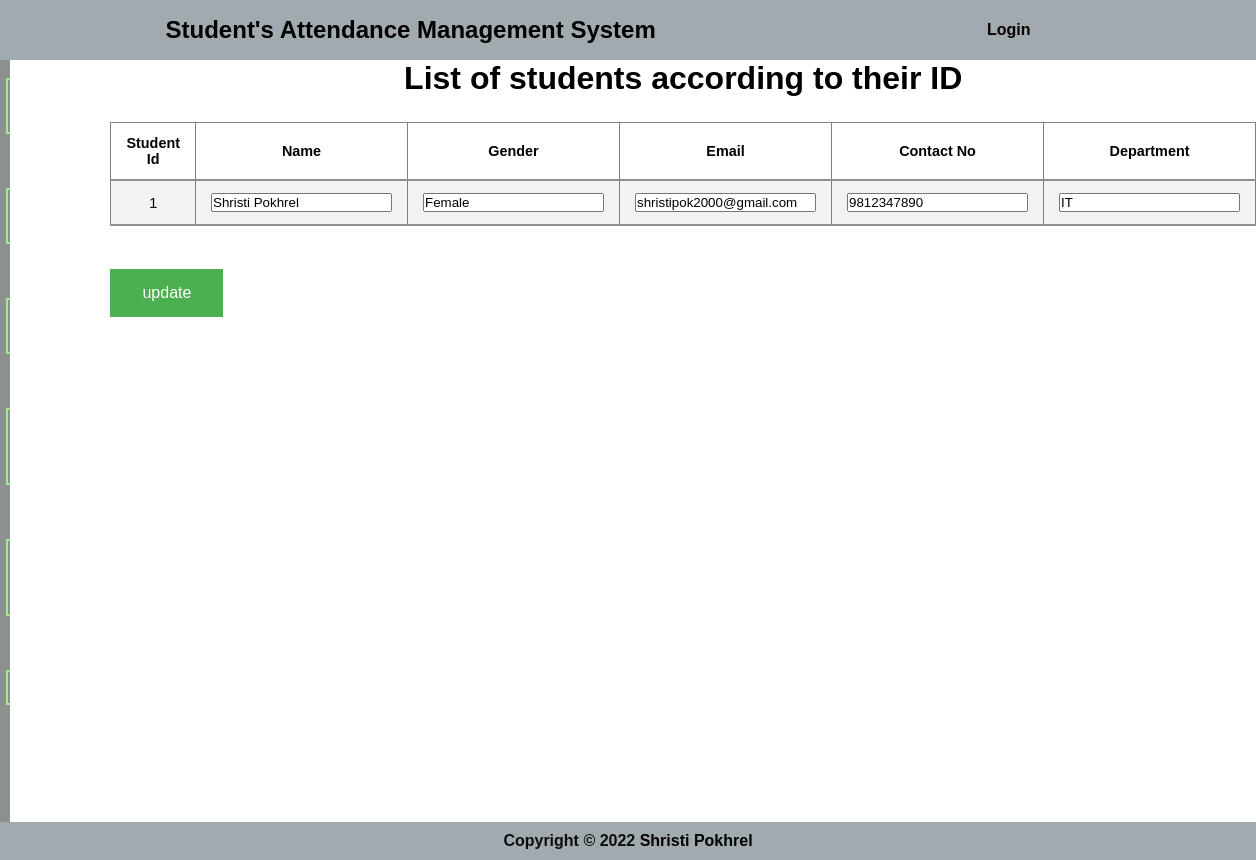
The page /editstudent.php?edit=1 on the database its author committed.
### tables this page shows
CREATE TABLE `student_details` (
  `id` int(11) NOT NULL,
  `name` varchar(25) NOT NULL,
  `gender` varchar(20) NOT NULL,
  `email` varchar(25) NOT NULL,
  `contact_no` varchar(25) NOT NULL,
  `department` varchar(20) NOT NULL
);

### editstudent.php (the view, shortened to what this page needs)
<?php
include("config.php");
include("admin.php");
?>
<div class="content">
  <div style="background-color:#fff;">
    <h1 class="text-center">List of students according to their ID</h1>
  </div>
  <div class="menu-display">
    <table class="content-table" border="1">
      <tr>
        <th>Student Id</th>
        <th>Name</th>
        <th>Gender</th>
        <th>Email</th>
        <th>Contact No</th>
        <th>Department</th>
      </tr>
      <tbody>
        <form action="" method="post" enctype="multipart/form-data">
          <?php
          $edit_id = @$_GET['edit'];
          $sql = "SELECT * FROM `student_details` WHERE id='$edit_id' ";
          $record = mysqli_query($conn, $sql);
          while ($post = mysqli_fetch_assoc($record)) {
          ?>
            <tr>
              <td><?php echo $post['id']; ?></td>
              <td><input type="text" name="name" class="input-box" id="formGroupExampleInput" value="<?php echo $post['name']; ?>" placeholder="name"></td>
              <td><input type="text" name="gender" class="input-box" id="formGroupExampleInput" value="<?php echo $post['gender']; ?>" placeholder="name"></td>
              <td><input type="text" name="email" class="input-box" id="formGroupExampleInput" value="<?php echo $post['email']; ?>" placeholder="name"></td>
              <td><input type="text" name="contact_no" class="input-box" id="formGroupExampleInput" value="<?php echo $post['contact_no']; ?>" placeholder="name"></td>
              <td><input type="text" name="department" class="input-box" id="formGroupExampleInput" value="<?php echo $post['department']; ?>" placeholder="name"></td>
            </tr>
      </tbody>
    </table>
    <br>
    <div class="flex">
      <button type="submit" name="update" value="update" class="submit">update</button>
    </div>
  </div>
</div>
<?php } ?>
<?php include("footer.php"); ?>

### assets/header.css (style rules this page uses)
* { margin: 0; padding: 0; box-sizing: border-box; font-family: 'Poppins', sans-serif; }

### assets/index.css (style rules this page uses)
.submit { background-color: #4CAF50; border: none; color: white; padding: 15px 32px; text-align: center; text-decoration: none; display: inline-block; font-size: 16px; }

### assets/all.css (style rules this page uses)
body { margin: 0; padding: 0; font-family: 'Arial'; }
tr:nth-child(even) { background-color: #f2f2f2 }
.menu-display { text-align: center; border: 2px; float: center; }
h1,h2,h3,h4 { text-align: center; }
.flex { display: flex; }
.submit { background-color: #4CAF50; border: none; color: white; padding: 15px 32px; text-align: center; text-decoration: none; display: inline-block; font-size: 16px; }
div.content { margin-left: 100px; }
.content-table { border-collapse: collapse; margin: 25px 0; font-size: 0.9em; min-width: 400px; align-items: center; }
.content-table th, .content-table td { padding: 12px 15px; }
.content-table tbody tr { border-bottom: 1px solid #dddddd; }
.content-table tbody tr:last-of-type { border-bottom: 2px solid #8b918e; }

### rows shown on the page
student_details: id "1", name "Shristi Pokhrel", gender "Female", email "shristipok2000@gmail.com", contact_no "9812347890", department "IT"
